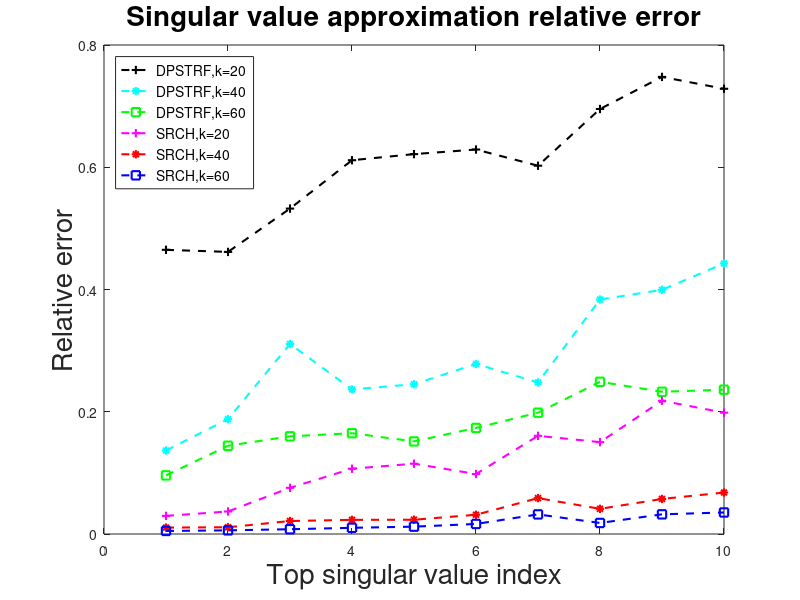

Write the MATLAB code that produced this figure.
% relative error comparison
index = 1:10;
dpstrf_s_20 = [0.4649, 0.4615, 0.5324, 0.6115, 0.6215, 0.6290, 0.6025, 0.6953, 0.7478, 0.7284];
srch_s_20 = [0.2963E-01,0.3684E-01,0.7554E-01,0.1068,0.1150,0.9812E-01,0.1606,0.1503,0.2180,0.1985] ;
dpstrf_s_40 = [0.1366, 0.1879, 0.3109, 0.2366, 0.2450, 0.2782, 0.2479, 0.3836, 0.3994, 0.4426];
srch_s_40 = [0.1050E-01,0.1104E-01,0.2125E-01,0.2313E-01,0.2335E-01,0.3148E-01,0.5872E-01,0.4118E-01,0.5734E-01,0.6782E-01];
dpstrf_s_60 = [0.9590E-01, 0.1444, 0.1598, 0.1649, 0.1515, 0.1735, 0.1985, 0.2490, 0.2327, 0.2361];
srch_s_60 = [0.5011E-02,0.5974E-02,0.7808E-02,0.1012E-01,0.1202E-01,0.1643E-01,0.3207E-01,0.1805E-01,0.3216E-01,0.3522E-01];
          
plot(index, dpstrf_s_20, '--+k', 'LineWidth',1.5);
hold on
plot(index, dpstrf_s_40, '--*c', 'LineWidth',1.5);
hold on
plot(index, dpstrf_s_60, '--sg', 'LineWidth',1.5);
hold on
plot(index, srch_s_20, '--+m', 'LineWidth',1.5);
hold on
plot(index, srch_s_40, '--*r', 'LineWidth',1.5);
hold on
plot(index, srch_s_60, '--sb', 'LineWidth',1.5);
hold off
leg=legend('DPSTRF,k=20','DPSTRF,k=40','DPSTRF,k=60','SRCH,k=20','SRCH,k=40','SRCH,k=60', 'Location', 'northwest');
set(leg,'FontSize',10);
xlabel('Top singular value index','FontSize', 20);
ylabel('Relative error','FontSize', 20);
title('Singular value approximation relative error','FontSize', 20)